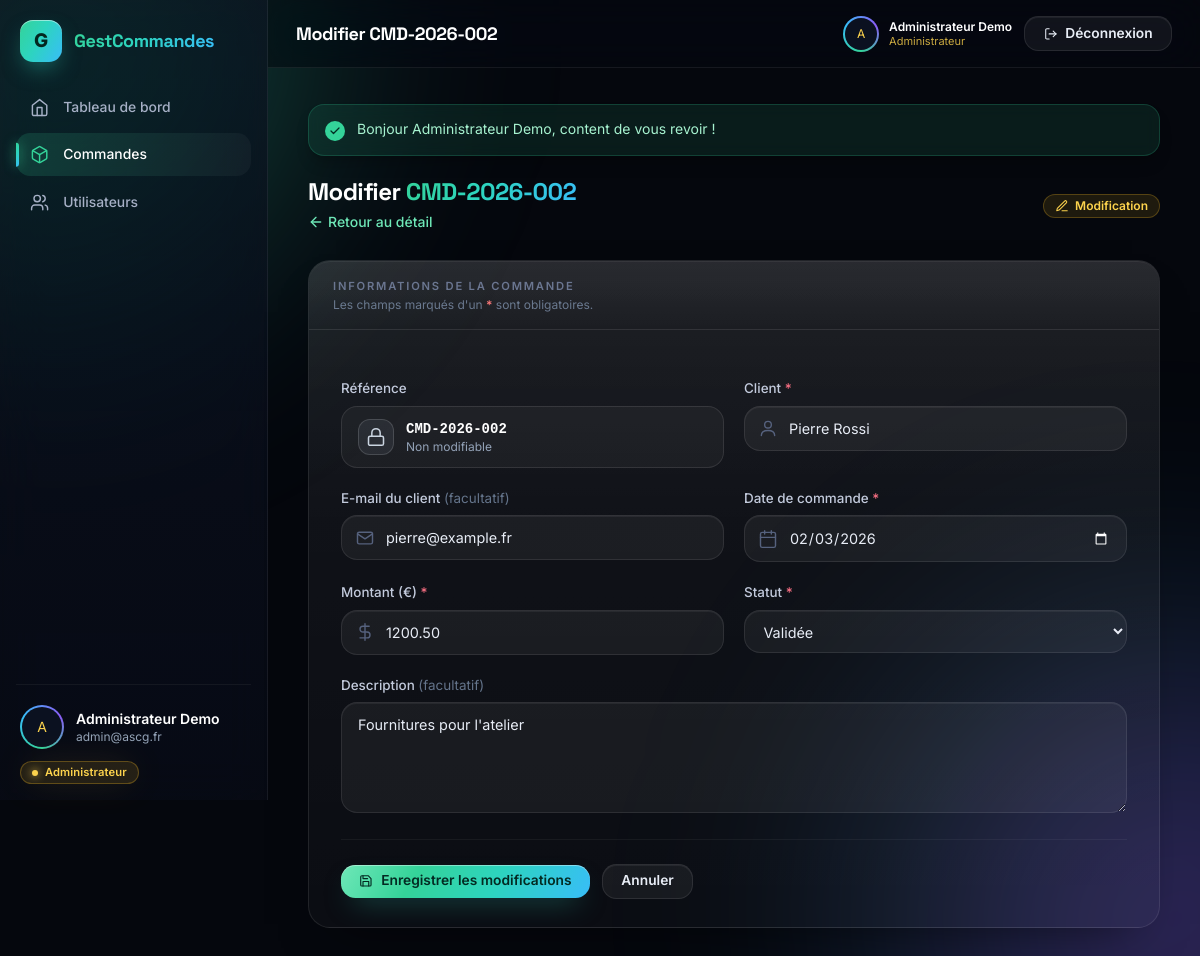
/orders/edit?id=2 (signed in), run on the app's committed database.
### tables this page shows
CREATE TABLE orders (
     
    id INT UNSIGNED NOT NULL AUTO_INCREMENT,

     
     
    reference VARCHAR(30) NOT NULL,

     
    client VARCHAR(150) NOT NULL,

     
    email VARCHAR(190) NULL,

     
    date_commande DATE NOT NULL,

     
     
    montant DECIMAL(10,2) NOT NULL DEFAULT 0.00,

     
     
     
    statut ENUM('en_attente', 'validee', 'livree', 'annulee')
        NOT NULL DEFAULT 'en_attente',

     
    description TEXT NULL,

     
     
    user_id INT UNSIGNED NOT NULL,

     
    created_at TIMESTAMP NOT NULL DEFAULT CURRENT_TIMESTAMP,

     
    updated_at TIMESTAMP NULL DEFAULT NULL ON UPDATE CURRENT_TIMESTAMP,

     
    PRIMARY KEY (id),

     
    UNIQUE KEY uniq_reference (reference),

     
     
     
     
    CONSTRAINT fk_orders_user
        FOREIGN KEY (user_id) REFERENCES users (id)
        ON DELETE CASCADE
        ON UPDATE CASCADE,

     
    KEY idx_statut (statut),

     
    KEY idx_date (date_commande)
);

### app/Core/Controller.php (called while the page is built, shortened)
<?php
abstract class Controller
{
    protected array $viewData = [];
    protected array $errors = [];
    protected function render(string $view, array $data = []): void
    {
        $this->viewData = array_merge($this->viewData, $data);
        extract($this->viewData, EXTR_SKIP);
        $errors  = $this->errors;
        $viewFile = VIEWS_PATH . '/' . $view . '.php';
        include VIEWS_PATH . '/layouts/header.php';
        include $viewFile;
        include VIEWS_PATH . '/layouts/footer.php';
    }
    protected function query(string $key, mixed $default = null): mixed
    {
        return $_GET[$key] ?? $default;
    }
}

### app/Controllers/OrderController.php (called while the page is built, shortened)
<?php
class OrderController extends Controller
{
    public function edit(): void
    {
        $order = $this->findOr404();
        $this->render('orders/edit', [
            'order'   => $order,
            'statuts' => Order::statuts(),
            'title'   => 'Modifier ' . $order['reference'],
        ]);
    }
    private function findOr404(): array
    {
        $id = (int) ($_POST['id'] ?? $this->query('id', 0));
        $orderModel = new Order();
        $order      = $orderModel->findById($id);
        return $order;
    }
}

### public/index.php (called while the page is built, shortened)
<?php
require BASE_PATH . '/app/Core/helpers.php';
spl_autoload_register(function (string $classe): void {
    $dossiers = [
        BASE_PATH . '/app/Core',
        BASE_PATH . '/app/Controllers',
        BASE_PATH . '/app/Models',
    ];
    foreach ($dossiers as $dossier) {
        $fichier = $dossier . '/' . $classe . '.php';
        if (file_exists($fichier)) {
            return;
        }
    }
});
$router = new Router();
if (isset($_GET['__path']) && is_string($_GET['__path'])) {
    $urlDemandee = '/' . trim($_GET['__path'], '/');
}
$router->dispatch($urlDemandee);

### app/Core/helpers.php (called while the page is built, shortened)
<?php
function e(?string $texte): string
{
    return htmlspecialchars((string) $texte, ENT_QUOTES, 'UTF-8');
}
function statut_label(string $statut): string
{
    $labels = [
        'en_attente' => 'En attente',
        'validee'    => 'Validée',
        'livree'     => 'Livrée',
        'annulee'    => 'Annulée',
    ];
    return $labels[$statut] ?? 'Inconnu';
}
function url(string $chemin = ''): string
{
    $url = BASE_URL . '/' . ltrim($chemin, '/');
    return rtrim($url, '/');
}

### app/Core/Database.php (called while the page is built, shortened)
<?php
class Database
{
    private static ?PDO $instance = null;
    public static function getInstance(): PDO
    {
        if (self::$instance === null) {
            $dsn = 'mysql:host=' . DB_HOST
                 . ';port=' . DB_PORT
                 . ';dbname=' . DB_NAME
                 . ';charset=' . DB_CHARSET;
            $options = [
                PDO::ATTR_ERRMODE => PDO::ERRMODE_EXCEPTION,
                PDO::ATTR_DEFAULT_FETCH_MODE => PDO::FETCH_ASSOC,
                PDO::ATTR_EMULATE_PREPARES => false,
            ];
            try {
                self::$instance = new PDO($dsn, DB_USER, DB_PASS, $options);
            } catch (PDOException $e) {
                if (APP_DEBUG) {
                    die('Erreur de connexion MySQL : ' . $e->getMessage());
                }
                die('Impossible de se connecter à la base de données.');
            }
        }
        return self::$instance;
    }
}

### app/Core/Model.php (called while the page is built, shortened)
<?php
abstract class Model
{
    protected string $table = '';
    protected PDO $db;
    public function __construct()
    {
        $this->db = Database::getInstance();
    }
    public function findById(int $id): ?array
    {
        $sql = 'SELECT * FROM `' . $this->table . '` WHERE id = :id LIMIT 1';
        $stmt = $this->db->prepare($sql);
        $stmt->execute([':id' => $id]);
        $ligne = $stmt->fetch();
        return $ligne === false ? null : $ligne;
    }
}

### app/View/orders/edit.php (the view, shortened to what this page needs)
<?php
$order   = $order ?? [];
$errors  = $errors ?? [];
$statuts = $statuts ?? Order::statuts();
$valeur = function (string $champ, string $defaut = '') use ($order): string {
    return (string) ($order[$champ] ?? $defaut);
};
$erreurDe = function (string $champ) use ($errors): string {
    return $errors[$champ][0] ?? '';
};
?>
<div class="mx-auto w-full max-w-4xl">
    <div class="anim-fade-up mb-6 flex flex-col gap-3 sm:flex-row sm:items-center sm:justify-between">
        <div>
            <h2 class="font-display text-2xl font-bold tracking-tight text-white">
                Modifier <span class="gradient-text"><?= e($order['reference'] ?? '') ?></span>
            </h2>
            <a href="<?= url('/orders/show') ?>?id=<?= (int) ($order['id'] ?? 0) ?>"
               class="mt-1 inline-flex items-center gap-1 text-sm font-medium text-emerald-300 transition hover:text-emerald-200">
                <svg xmlns="http://www.w3.org/2000/svg" viewBox="0 0 24 24" fill="none" stroke="currentColor" stroke-width="2" stroke-linecap="round" stroke-linejoin="round" class="h-4 w-4"><path d="m12 19-7-7 7-7"/><path d="M19 12H5"/></svg>
                Retour au détail
            </a>
        </div>
        <span class="inline-flex w-fit items-center gap-1.5 rounded-full bg-amber-400/10 px-3 py-1 text-xs font-semibold text-amber-300 ring-1 ring-inset ring-amber-400/25">
            <svg xmlns="http://www.w3.org/2000/svg" viewBox="0 0 24 24" fill="none" stroke="currentColor" stroke-width="1.8" stroke-linecap="round" stroke-linejoin="round" class="h-3.5 w-3.5"><path d="M12 20h9"/><path d="M16.5 3.5a2.12 2.12 0 0 1 3 3L7 19l-4 1 1-4Z"/></svg>
            Modification
        </span>
    </div>
    <div class="glass-card glass-card--flat anim-fade-up d-1 overflow-hidden">
        <div class="glass-head">
            <div>
                <h2 class="glass-kicker">Informations de la commande</h2>
                <p class="mt-0.5 text-xs text-slate-500">Les champs marqués d'un <span class="font-semibold text-red-400">*</span> sont obligatoires.</p>
            </div>
        </div>
        <form method="POST" action="<?= url('/orders/update') ?>?id=<?= (int) ($order['id'] ?? 0) ?>" class="space-y-5 px-6 py-7 sm:px-8">
            <div class="grid grid-cols-1 gap-5 sm:grid-cols-2">
                <div class="anim-fade-up d-1">
                    <span class="field-label">Référence</span>
                    <div class="flex items-center gap-3 rounded-2xl border border-white/10 bg-white/[.04] px-4 py-3">
                        <span class="flex h-9 w-9 shrink-0 items-center justify-center rounded-xl bg-slate-400/10 text-slate-300 ring-1 ring-inset ring-white/15" aria-hidden="true">
                            <svg xmlns="http://www.w3.org/2000/svg" viewBox="0 0 24 24" fill="none" stroke="currentColor" stroke-width="1.8" stroke-linecap="round" stroke-linejoin="round" class="h-5 w-5"><rect width="18" height="11" x="3" y="11" rx="2" ry="2"/><path d="M7 11V7a5 5 0 0 1 10 0v4"/></svg>
                        </span>
                        <span class="leading-tight">
                            <span class="block font-mono text-sm font-semibold text-white"><?= e($order['reference'] ?? '') ?></span>
                            <span class="block text-xs text-slate-400">Non modifiable</span>
                        </span>
                    </div>
                </div>
                <div class="anim-fade-up d-2">
                    <label for="client" class="field-label">Client <span class="req">*</span></label>
                    <div class="relative">
                        <span class="field-ic" aria-hidden="true">
                            <svg xmlns="http://www.w3.org/2000/svg" viewBox="0 0 24 24" fill="none" stroke="currentColor" stroke-width="1.7" stroke-linecap="round" stroke-linejoin="round" class="h-5 w-5"><circle cx="12" cy="8" r="4"/><path d="M4 21c0-4 3.6-6 8-6s8 2 8 6"/></svg>
                        </span>
                        <input type="text" id="client" name="client"
                               value="<?= e($valeur('client')) ?>"
                               required
                               class="input input--pad-ic <?= $erreurDe('client') !== '' ? 'input--err' : '' ?>">
                    </div>
                </div>
            </div>
            <div class="grid grid-cols-1 gap-5 sm:grid-cols-2">
                <div class="anim-fade-up d-2">
                    <label for="email" class="field-label">
                        E-mail du client <span class="font-normal text-slate-500">(facultatif)</span>
                    </label>
                    <div class="relative">
                        <span class="field-ic" aria-hidden="true">
                            <svg xmlns="http://www.w3.org/2000/svg" viewBox="0 0 24 24" fill="none" stroke="currentColor" stroke-width="1.7" stroke-linecap="round" stroke-linejoin="round" class="h-5 w-5"><rect x="3" y="5" width="18" height="14" rx="2"/><path d="m3 7 9 6 9-6"/></svg>
                        </span>
                        <input type="email" id="email" name="email"
                               value="<?= e($valeur('email')) ?>"
                               placeholder="client@exemple.com"
                               class="input input--pad-ic <?= $erreurDe('email') !== '' ? 'input--err' : '' ?>">
                    </div>
                </div>
                <div class="anim-fade-up d-3">
                    <label for="date_commande" class="field-label">Date de commande <span class="req">*</span></label>
                    <div class="relative">
                        <span class="field-ic" aria-hidden="true">
                            <svg xmlns="http://www.w3.org/2000/svg" viewBox="0 0 24 24" fill="none" stroke="currentColor" stroke-width="1.7" stroke-linecap="round" stroke-linejoin="round" class="h-5 w-5"><rect x="3" y="4" width="18" height="18" rx="2"/><path d="M16 2v4"/><path d="M8 2v4"/><path d="M3 10h18"/></svg>
                        </span>
                        <input type="date" id="date_commande" name="date_commande"
                               value="<?= e($valeur('date_commande')) ?>"
                               required
                               class="input input--pad-ic <?= $erreurDe('date_commande') !== '' ? 'input--err' : '' ?>">
                    </div>
                </div>
            </div>
            <div class="grid grid-cols-1 gap-5 sm:grid-cols-2">
                <div class="anim-fade-up d-3">
                    <label for="montant" class="field-label">Montant (€) <span class="req">*</span></label>
                    <div class="relative">
                        <span class="field-ic" aria-hidden="true">
                            <svg xmlns="http://www.w3.org/2000/svg" viewBox="0 0 24 24" fill="none" stroke="currentColor" stroke-width="1.7" stroke-linecap="round" stroke-linejoin="round" class="h-5 w-5"><line x1="12" x2="12" y1="2" y2="22"/><path d="M17 5H9.5a3.5 3.5 0 0 0 0 7h5a3.5 3.5 0 0 1 0 7H6"/></svg>
                        </span>
                        <input type="number" id="montant" name="montant" step="0.01" min="0.01"
                               value="<?= e($valeur('montant')) ?>"
                               required
                               class="input input--pad-ic <?= $erreurDe('montant') !== '' ? 'input--err' : '' ?>">
                    </div>
                </div>
                <div class="anim-fade-up d-4">
                    <label for="statut" class="field-label">Statut <span class="req">*</span></label>
                    <select id="statut" name="statut" required
                            class="input <?= $erreurDe('statut') !== '' ? 'input--err' : '' ?>">
                        <?php foreach ($statuts as $code): ?>
                            <option value="<?= e($code) ?>" <?= $valeur('statut') === $code ? 'selected' : '' ?>>
                                <?= e(statut_label($code)) ?>
                            </option>
                        <?php endforeach; ?>
                    </select>
                </div>
            </div>
            <div class="anim-fade-up d-4">
                <label for="description" class="field-label">
                    Description <span class="font-normal text-slate-500">(facultatif)</span>
                </label>
                <textarea id="description" name="description" rows="4"
                          placeholder="Remarques, détails de la commande..."
                          class="input <?= $erreurDe('description') !== '' ? 'input--err' : '' ?>"><?= e($valeur('description')) ?></textarea>
            </div>
            <div class="anim-fade-up d-5 flex flex-wrap items-center gap-3 border-t border-white/5 pt-6">
                <button type="submit" class="btn btn-primary">
                    <svg xmlns="http://www.w3.org/2000/svg" viewBox="0 0 24 24" fill="none" stroke="currentColor" stroke-width="2" stroke-linecap="round" stroke-linejoin="round"><path d="M19 21H5a2 2 0 0 1-2-2V5a2 2 0 0 1 2-2h11l5 5v11a2 2 0 0 1-2 2z"/><path d="M17 21v-8H7v8"/><path d="M7 3v5h8"/></svg>
                    Enregistrer les modifications
                </button>
                <a href="<?= url('/orders/show') ?>?id=<?= (int) ($order['id'] ?? 0) ?>" class="btn btn-ghost">Annuler</a>
            </div>
        </form>
    </div>
</div>

### app/Core/Router.php (shortened to what this page needs)
<?php
class Router
{
    private array $routes = [];
    public function add(string $method, string $path, string $controller, string $action): void
    {
        $path = rtrim($path, '/') ?: '/';
        $this->routes[] = [
            'method'     => strtoupper($method),
            'path'       => $path,
            'controller' => $controller,
            'action'     => $action,
        ];
    }
    public function dispatch(string $url): void
    {
        $path = parse_url($url, PHP_URL_PATH) ?? '/';
        $path = trim($path, '/');
        $method = $_SERVER['REQUEST_METHOD'] ?? 'GET';
        foreach ($this->routes as $route) {
            if ($route['method'] !== $method) {
                continue;
            }
            if (trim($route['path'], '/') === $path) {
                $action         = $route['action'];
                $controller = new $controllerName();
                call_user_func([$controller, $action]);
                return;
            }
        }
    }
}

### data on the page
orders: reference "CMD-2026-002", client "Pierre Rossi", email "pierre@example.fr", date_commande "02/03/2026", montant "1200.50", description "Fournitures pour l'atelier"

### other printed values
$message "Bonjour Administrateur Demo, content de vous revoir !"
form field statut "Validée"
